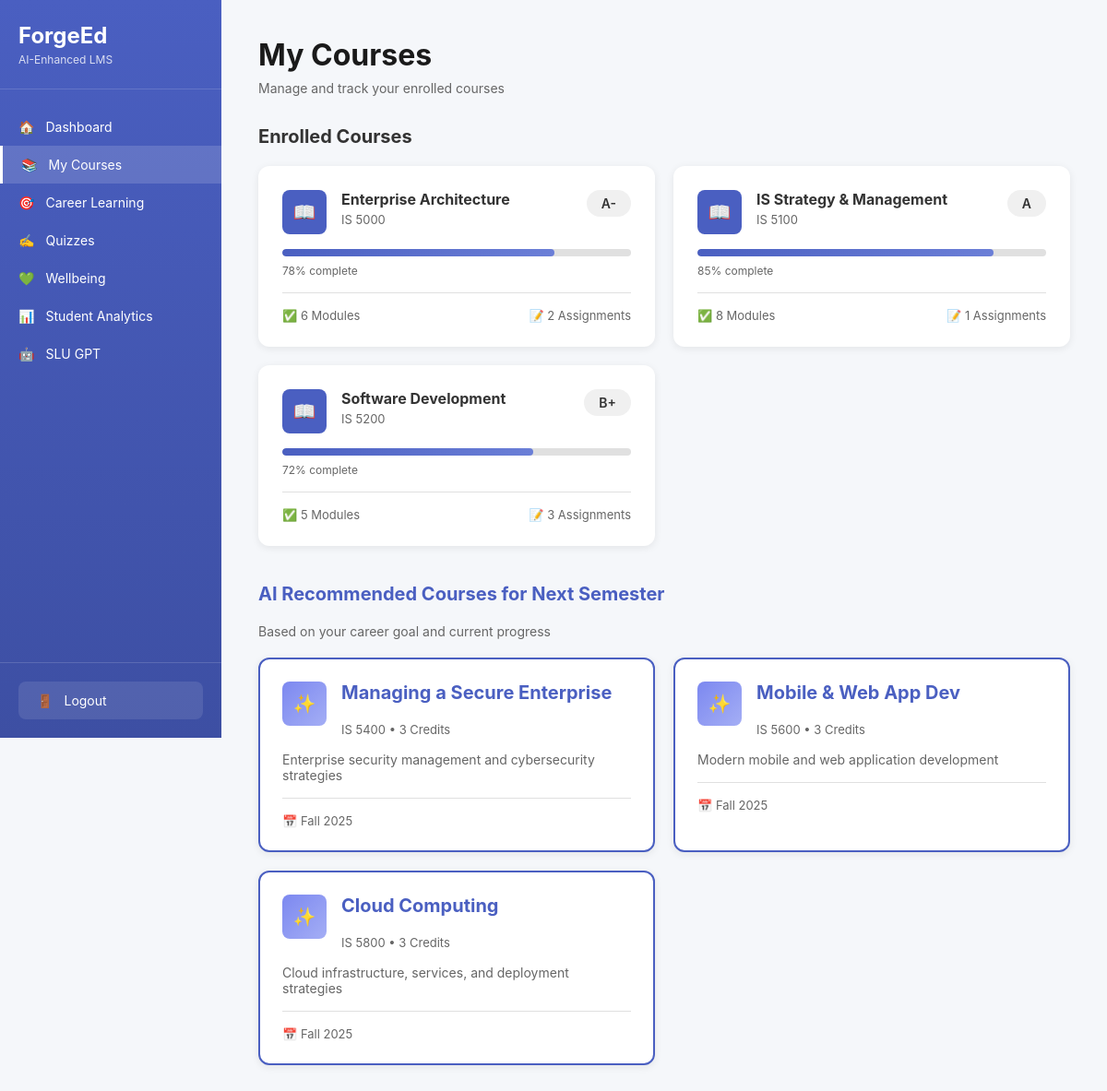
/courses (signed in), run on the app's committed database.
### tables this page shows
CREATE TABLE enrolled_courses (
            id INTEGER PRIMARY KEY AUTOINCREMENT,
            student_id INTEGER NOT NULL,
            course_id INTEGER NOT NULL,
            progress INTEGER DEFAULT 0,
            grade TEXT,
            modules_completed INTEGER DEFAULT 0,
            pending_assignments INTEGER DEFAULT 0,
            enrolled_at TIMESTAMP DEFAULT CURRENT_TIMESTAMP,
            FOREIGN KEY (student_id) REFERENCES students (id),
            FOREIGN KEY (course_id) REFERENCES courses (id),
            UNIQUE(student_id, course_id)
        );

CREATE TABLE courses (
            id INTEGER PRIMARY KEY AUTOINCREMENT,
            course_code TEXT UNIQUE NOT NULL,
            course_name TEXT NOT NULL,
            credits INTEGER DEFAULT 3,
            description TEXT,
            instructor TEXT,
            semester TEXT
        , faculty_name TEXT, intake_term TEXT);

### app.py (the view)
@app.route('/courses')
def courses():
    if 'student_id' not in session:
        return redirect(url_for('index'))
    student_id = session['student_id']
    conn = get_db()
    enrolled = conn.execute('''
        SELECT c.*, ec.progress, ec.grade, ec.modules_completed, ec.pending_assignments
        FROM enrolled_courses ec
        JOIN courses c ON ec.course_id = c.id
        WHERE ec.student_id = ?
        ORDER BY ec.enrolled_at DESC
        LIMIT 3
    ''', (student_id,)).fetchall()
    conn.close()
    recommended = get_ai_course_recommendations(student_id)
    return render_template('courses.html',
                         enrolled_courses=enrolled,
                         recommended_courses=recommended)

### database.py (called while the page is built)
def get_db():
    conn = sqlite3.connect('forgeed.db')
    conn.row_factory = sqlite3.Row
    return conn

### templates/courses.html (shortened to what this page needs)
<!DOCTYPE html>
<html lang="en">
<head>
    <link rel="stylesheet" href="{{ url_for('static', filename='style.css') }}">
</head>
<body>
    <div class="app-container">
        <nav class="sidebar">
            <div class="sidebar-logo">
                <h2>ForgeEd</h2>
                <p>AI-Enhanced LMS</p>
            </div>
            <div class="sidebar-nav">
                <a href="/dashboard" class="nav-item">
                    <span>🏠</span> Dashboard
                </a>
                <a href="/courses" class="nav-item active">
                    <span>📚</span> My Courses
                </a>
                <a href="/career-learning" class="nav-item">
                    <span>🎯</span> Career Learning
                </a>
                <a href="/quiz" class="nav-item">
                    <span>✍️</span> Quizzes
                </a>
                <a href="/wellbeing" class="nav-item">
                    <span>💚</span> Wellbeing
                <a href="/analytics" class="nav-item">
                    <span>📊</span> Student Analytics
                </a>
                </a>
                <a href="/slu-gpt" class="nav-item">
                    <span>🤖</span> SLU GPT
                </a>
            </div>
            <div class="sidebar-footer">
                <a href="/logout" class="logout-btn">
                    <span>🚪</span> Logout
                </a>
            </div>
        </nav>
        <main class="main-content">
            <div class="page-header">
                <h1>My Courses</h1>
                <p>Manage and track your enrolled courses</p>
            </div>
            <h3 style="margin-bottom: 20px; font-size: 20px;">Enrolled Courses</h3>
            <div class="courses-grid">
                {% for course in enrolled_courses %}
                <div class="course-card">
                    <div class="course-header">
                        <div class="course-icon">📖</div>
                        <div class="course-info">
                            <h3>{{ course['course_name'] }}</h3>
                            <p class="course-code">{{ course['course_code'] }}</p>
                        </div>
                        <div class="course-grade">{{ course['grade'] }}</div>
                    </div>
                    <div class="progress-bar">
                        <div class="progress-fill" style="width: {{ course['progress'] }}%"></div>
                    </div>
                    <p class="progress-text">{{ course['progress'] }}% complete</p>
                    <div style="margin-top: 16px; padding-top: 16px; border-top: 1px solid #e0e0e0; display: flex; justify-content: space-between; font-size: 13px; color: #666;">
                        <span>✅ {{ course['modules_completed'] }} Modules</span>
                        <span>📝 {{ course['pending_assignments'] }} Assignments</span>
                    </div>
                </div>
                {% endfor %}
            </div>
            {% if recommended_courses %}
            <div class="recommended-section">
                <h3>AI Recommended Courses for Next Semester</h3>
                <p style="color: #666; margin-bottom: 20px; font-size: 14px;">Based on your career goal and current progress</p>
                <div class="courses-grid">
                    {% for course in recommended_courses %}
                    <div class="course-card" style="border: 2px solid #4a5fc1;">
                        <div class="course-header">
                            <div class="course-icon" style="background: linear-gradient(135deg, #7c88f0 0%, #a4aef5 100%);">✨</div>
                            <div class="course-info">
                                <h3>{{ course['course_name'] }}</h3>
                                <p class="course-code">{{ course['course_code'] }} • {{ course['credits'] }} Credits</p>
                            </div>
                        </div>
                        <p style="font-size: 14px; color: #666; margin-top: 12px;">{{ course['description'] }}</p>
                        <div style="margin-top: 16px; padding-top: 16px; border-top: 1px solid #e0e0e0; font-size: 13px; color: #666;">
                            <span>📅 {{ course['semester'] }}</span>
                        </div>
                    </div>
                    {% endfor %}
                </div>
            </div>
            {% endif %}
        </main>
    </div>
</body>
</html>

### static/style.css (style rules this page uses)
:root { --color-academic: #2196F3; --color-academic-light: rgba(33, 150, 243, 0.08); --color-career: #9b7fd7; --color-career-light: rgba(155, 127, 215, 0.08); --color-wellbeing: #f4a261; --color-wellbeing-light: rgba(244, 162, 97, 0.08); }
* { margin: 0; padding: 0; box-sizing: border-box; }
body { font-family: -apple-system, BlinkMacSystemFont, 'Segoe UI', Roboto, 'Helvetica Neue', Arial, sans-serif; background: #f5f7fa; color: #333; }
.app-container { display: flex; min-height: 100vh; }
.sidebar { width: 240px; background: linear-gradient(180deg, #4a5fc1 0%, #3d4fa3 100%); color: white; display: flex; flex-direction: column; position: fixed; height: 100vh; overflow-y: auto; }
.sidebar-logo { padding: 24px 20px; border-bottom: 1px solid rgba(255, 255, 255, 0.15); }
.sidebar-logo h2 { font-size: 24px; font-weight: 700; }
.sidebar-logo p { font-size: 12px; opacity: 0.8; margin-top: 4px; }
.sidebar-nav { flex: 1; padding: 20px 0; }
.nav-item { display: flex; align-items: center; gap: 12px; padding: 12px 20px; color: white; text-decoration: none; transition: background 0.3s; font-size: 14px; }
.nav-item.active { background: rgba(255, 255, 255, 0.15); border-left: 3px solid white; }
.sidebar-footer { padding: 20px; border-top: 1px solid rgba(255, 255, 255, 0.15); }
.logout-btn { display: flex; align-items: center; gap: 12px; padding: 12px 20px; color: white; text-decoration: none; background: rgba(255, 255, 255, 0.1); border-radius: 8px; font-size: 14px; border: none; cursor: pointer; width: 100%; }
.main-content { flex: 1; margin-left: 240px; padding: 40px; }
.page-header { margin-bottom: 32px; }
.page-header h1 { font-size: 32px; font-weight: 700; color: #1a1a1a; margin-bottom: 8px; }
.page-header p { color: #666; font-size: 14px; }
.courses-grid { display: grid; grid-template-columns: repeat(2, 1fr); gap: 20px; }
.course-card { background: white; border-radius: 12px; padding: 24px; box-shadow: 0 2px 8px rgba(0, 0, 0, 0.08); border: 2px solid transparent; transition: border-color 0.3s; }
.course-header { display: flex; align-items: flex-start; gap: 16px; margin-bottom: 16px; }
.course-icon { width: 48px; height: 48px; background: #4a5fc1; border-radius: 8px; display: flex; align-items: center; justify-content: center; color: white; font-size: 20px; }
.course-info h3 { font-size: 16px; font-weight: 700; margin-bottom: 4px; }
.course-code { font-size: 13px; color: #666; }
.course-grade { margin-left: auto; padding: 6px 16px; background: #f0f0f0; border-radius: 20px; font-weight: 600; font-size: 14px; }
.progress-bar { width: 100%; height: 8px; background: #e0e0e0; border-radius: 4px; overflow: hidden; margin-bottom: 8px; }
.progress-fill { height: 100%; background: linear-gradient(90deg, #4a5fc1 0%, #6b7fd7 100%); border-radius: 4px; transition: width 0.3s; }
.progress-text { font-size: 12px; color: #666; }
.recommended-section { margin-top: 40px; }
.recommended-section h3 { font-size: 20px; font-weight: 700; margin-bottom: 20px; color: #4a5fc1; }

### data on the page
enrolled_courses: course_name "Enterprise Architecture", course_code "IS 5000", grade "A-", progress "78", modules_completed "6", pending_assignments "2"
enrolled_courses: course_name "IS Strategy & Management", course_code "IS 5100", grade "A", progress "85", modules_completed "8", pending_assignments "1"
enrolled_courses: course_name "Software Development", course_code "IS 5200", grade "B+", progress "72", modules_completed "5", pending_assignments "3"
courses: course_name "Managing a Secure Enterprise", course_code "IS 5400", credits "3", description "Enterprise security management and cybersecurity strategies", semester "Fall 2025"
courses: course_name "Mobile & Web App Dev", course_code "IS 5600", credits "3", description "Modern mobile and web application development", semester "Fall 2025"
courses: course_name "Cloud Computing", course_code "IS 5800", credits "3", description "Cloud infrastructure, services, and deployment strategies", semester "Fall 2025"
